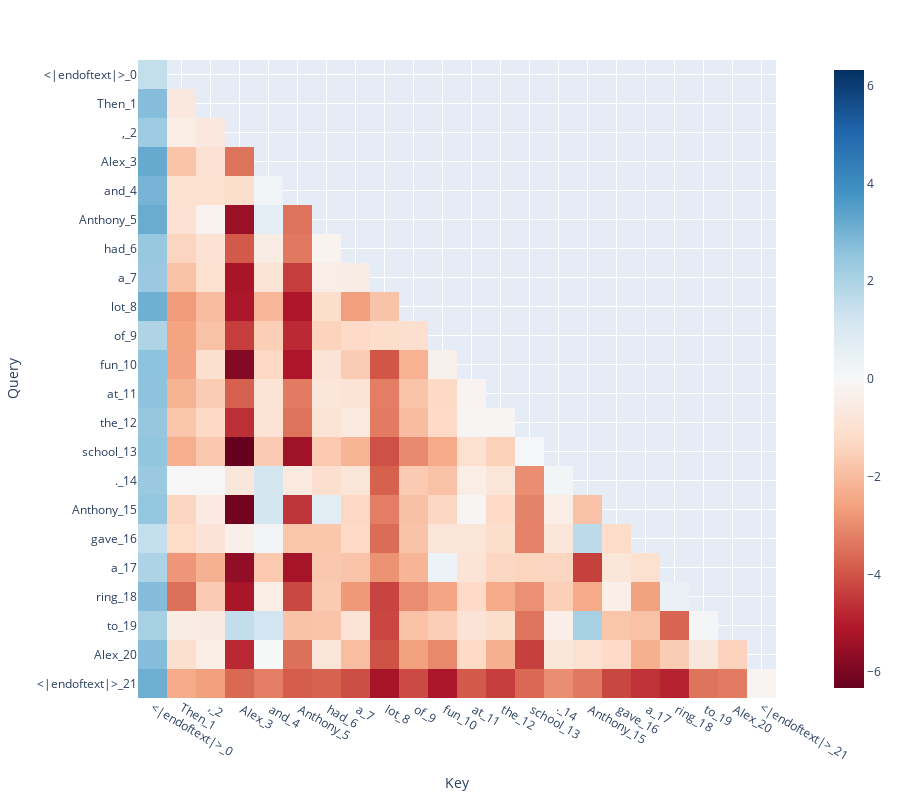

Write notebook code for a chart like this one.
### Code cell
labels = [f"{x}_{i}" for (i, x) in enumerate(model.to_str_tokens(ioi_dataset.toks[0]))]

imshow(
    cache["attn_scores", NEG_NMH[0]][0, NEG_NMH[1]],
    x = labels,
    y = labels,
    labels = {"x": "Key", "y": "Query"},
    height = 800,
)

### Figure 1 — Plotly figure (JSON) as saved in the notebook; plotly's stock layout.template omitted (floating-point values rounded to 4 significant figures; data arrays with more than 128 entries replaced by an {"elided": "..."} marker saying what was removed)
{"data": [{"coloraxis": "coloraxis", "hovertemplate": "Key: %{x}<br>Query: %{y}<br>color: %{z}<extra></extra>", "name": "0", "type": "heatmap", "x": ["<|endoftext|>_0", "Then_1", ",_2", " Alex_3", " and_4", " Anthony_5", " had_6", " a_7", " lot_8", " of_9", " fun_10", " at_11", " the_12", " school_13", "._14", " Anthony_15", " gave_16", " a_17", " ring_18", " to_19", " Alex_20", "<|endoftext|>_21"], "xaxis": "x", "y": ["<|endoftext|>_0", "Then_1", ",_2", " Alex_3", " and_4", " Anthony_5", " had_6", " a_7", " lot_8", " of_9", " fun_10", " at_11", " the_12", " school_13", "._14", " Anthony_15", " gave_16", " a_17", " ring_18", " to_19", " Alex_20", "<|endoftext|>_21"], "yaxis": "y", "z": {"elided": "22x22 float values"}}], "layout": {"coloraxis": {"cmid": 0, "colorscale": [[0, "rgb(103,0,31)"], [0.1, "rgb(178,24,43)"], [0.2, "rgb(214,96,77)"], [0.3, "rgb(244,165,130)"], [0.4, "rgb(253,219,199)"], [0.5, "rgb(247,247,247)"], [0.6, "rgb(209,229,240)"], [0.7, "rgb(146,197,222)"], [0.8, "rgb(67,147,195)"], [0.9, "rgb(33,102,172)"], [1, "rgb(5,48,97)"]]}, "height": 800, "margin": {"t": 60}, "modebar": {"add": ["drawline", "drawopenpath", "drawclosedpath", "drawcircle", "drawrect", "eraseshape"]}, "xaxis": {"anchor": "y", "constrain": "domain", "domain": [0, 1], "scaleanchor": "y", "title": {"text": "Key"}}, "yaxis": {"anchor": "x", "autorange": "reversed", "constrain": "domain", "domain": [0, 1], "title": {"text": "Query"}}}}
